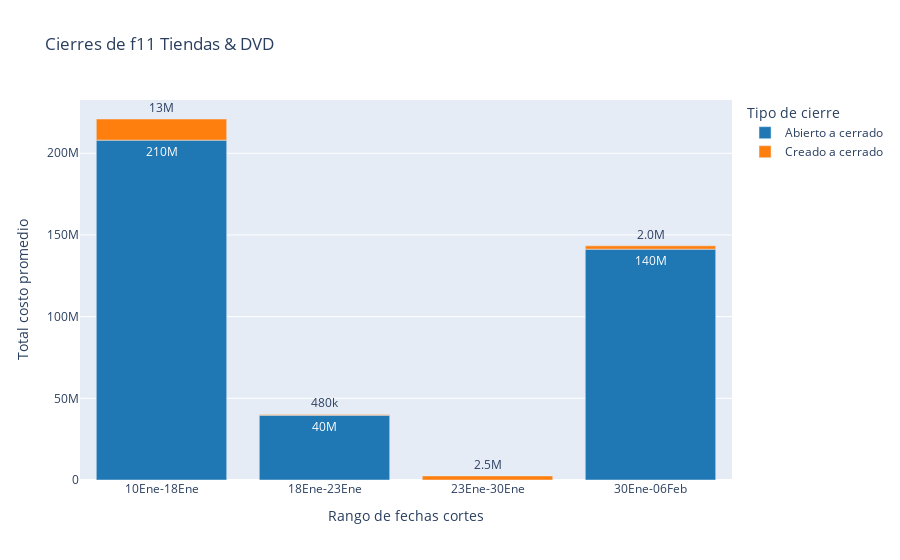

The code cell stored with this chart in its notebook:
### Code cell
import plotly.express as px
fig = px.bar(gb_tiendas, x='rango_corte', y=dtagco['costo'], color='tipo_cierre', text=dtagco['costo'], text_auto='.2s',
            title='Cierres de f11 Tiendas & DVD', labels={'tipo_cierre':'Tipo de cierre'}, category_orders=ol, 
            color_discrete_sequence=px.colors.qualitative.D3)
fig.layout.yaxis.title.text='Total costo promedio'
fig.layout.xaxis.title.text='Rango de fechas cortes'
fig.show()
fig.write_image(f"output/{datestr}_f11_tiendas_cieres.svg",scale=1, height=500,width=500, engine='orca')

### Figure 1 — Plotly figure (JSON) as saved in the notebook; plotly's stock layout.template omitted (floating-point values rounded to 4 significant figures)
{"data": [{"alignmentgroup": "True", "hovertemplate": "Tipo de cierre=Abierto a cerrado<br>rango_corte=%{x}<br>TOTAL_COSTO=%{text}<extra></extra>", "legendgroup": "Abierto a cerrado", "marker": {"color": "#1F77B4", "pattern": {"shape": ""}}, "name": "Abierto a cerrado", "offsetgroup": "Abierto a cerrado", "orientation": "v", "showlegend": true, "text": [208000000.0, 39640000.0, 141300000.0], "textposition": "auto", "texttemplate": "%{y:.2s}", "type": "bar", "x": ["10Ene-18Ene", "18Ene-23Ene", "30Ene-06Feb"], "xaxis": "x", "y": [208000000.0, 39640000.0, 141300000.0], "yaxis": "y"}, {"alignmentgroup": "True", "hovertemplate": "Tipo de cierre=Creado a cerrado<br>rango_corte=%{x}<br>TOTAL_COSTO=%{text}<extra></extra>", "legendgroup": "Creado a cerrado", "marker": {"color": "#FF7F0E", "pattern": {"shape": ""}}, "name": "Creado a cerrado", "offsetgroup": "Creado a cerrado", "orientation": "v", "showlegend": true, "text": [12940000.0, 483213, 2499929, 2042000.0], "textposition": "auto", "texttemplate": "%{y:.2s}", "type": "bar", "x": ["10Ene-18Ene", "18Ene-23Ene", "23Ene-30Ene", "30Ene-06Feb"], "xaxis": "x", "y": [12940000.0, 483213, 2499929, 2042000.0], "yaxis": "y"}], "layout": {"barmode": "relative", "legend": {"title": {"text": "Tipo de cierre"}, "tracegroupgap": 0}, "title": {"text": "Cierres de f11 Tiendas & DVD"}, "xaxis": {"anchor": "y", "categoryarray": ["10Ene-18Ene", "18Ene-23Ene", "23Ene-30Ene", "30Ene-06Feb"], "categoryorder": "array", "domain": [0, 1], "title": {"text": "Rango de fechas cortes"}}, "yaxis": {"anchor": "x", "domain": [0, 1], "title": {"text": "Total costo promedio"}}}}
